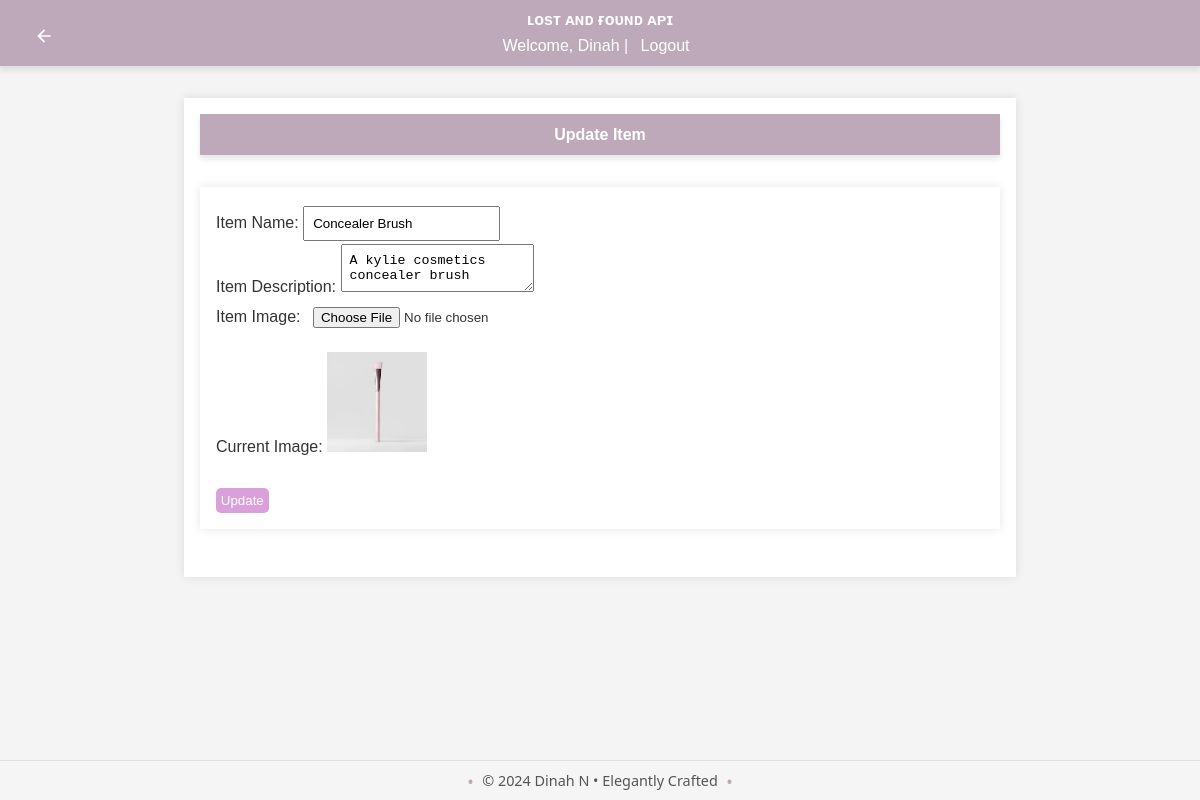
The app's page /admin/items/1 (signed in) with its own data.
### app/models/user.py (models this page shows, shortened)
class User(db.Model, UserMixin):
    id = db.Column(db.Integer, primary_key=True)
    username = db.Column(db.String(150), unique=True, nullable=False)
    email = db.Column(db.String(150), unique=True, nullable=False)
    password_hash = db.Column(db.String(150), nullable=False)
    role = db.Column(db.String(50), nullable=False, default='user')
    lost_reports = db.relationship('LostReport', back_populates='user', lazy=True)
    found_reports = db.relationship('FoundReport', back_populates='user', lazy=True)
    claims = db.relationship('Claim', back_populates='claim_user', lazy=True)
    rewards_received = db.relationship('Reward', foreign_keys='Reward.receiver_id', back_populates='receiver', lazy=True)
    rewards_paid = db.relationship('Reward', foreign_keys='Reward.payer_id', back_populates='payer', lazy=True)
    reset_tokens = db.relationship('PasswordResetToken', back_populates='user', lazy=True)
    comments = db.relationship('Comment', back_populates='user')
    @property
    def password(self):
        raise AttributeError('password is not a readable attribute')

### app/models/item.py (models this page shows)
class Item(db.Model):
    id = db.Column(db.Integer, primary_key=True)
    name = db.Column(db.String(150), nullable=False, unique=True)
    description = db.Column(db.Text, nullable=True)
    image_url = db.Column(db.String(250), nullable=True)
    lost_reports = db.relationship('LostReport', back_populates='item', lazy=True)
    found_reports = db.relationship('FoundReport', back_populates='item', lazy=True)
    comments = db.relationship('Comment', back_populates='item')
    is_returned = db.Column(db.Boolean, default=False, nullable=False)
    is_claimed = db.Column(db.Boolean, default=False, nullable=False)
    is_recovered = db.Column(db.Boolean, default=False, nullable=False)

### app/routes/admin.py (the view, shortened to what this page needs)
@bp.route('/items/<int:item_id>', methods=['GET', 'POST'])
@login_required
@admin_required
def update_item(item_id):
    item = Item.query.get_or_404(item_id)
    return render_template('update_item.html', item=item)

### app/__init__.py (called while the page is built)
def create_app():
    app = Flask(__name__)
    load_dotenv()
    app.config['SECRET_KEY'] = os.environ.get('FLASK_SECRET_KEY', secrets.token_hex(16))
    app.config.from_object('config.Config')
    app.config.from_pyfile('config.py', silent=True)
    register_extensions(app)
    register_blueprints(app)
    configure_cors(app)
    @app.before_request
    def method_override():
        if request.method == 'POST':
            method = request.form.get('_method')
            if method:
                method = method.upper()
                if method in ['PUT', 'DELETE']:
                    request.environ['REQUEST_METHOD'] = method
    return app

def register_extensions(app):
    db.init_app(app)
    migrate.init_app(app, db)
    bcrypt.init_app(app)
    login_manager.init_app(app)
    mail.init_app(app)
    @login_manager.user_loader
    def load_user(user_id):
        return user.User.query.get(int(user_id))

### app/templates/update_item.html (shortened to what this page needs)
{% extends "base.html" %}
{% block content %}
<header>
    <a href="{{ url_for('admin.dashboard') }}" class="back-button" title="Back to Dashboard">
        <svg xmlns="http://www.w3.org/2000/svg" viewBox="0 0 24 24" fill="currentColor" width="24" height="24">
            <path d="M20 11H7.83l5.59-5.59L12 4l-8 8 8 8 1.41-1.41L7.83 13H20v-2z"/>
        </svg>
    </a>
    <h1>Update Item</h1>
</header>
<main>
    <form action="{{ url_for('admin.update_item', item_id=item.id) }}" method="post" enctype="multipart/form-data">
        <div>
            <label for="name">Item Name:</label>
            <input type="text" id="name" name="name" value="{{ item.name }}" required>
        </div>
        <div>
            <label for="description">Item Description:</label>
            <textarea id="description" name="description">{{ item.description }}</textarea>
        </div>
        <div>
            <label for="image">Item Image:</label>
            <input type="file" id="image" name="image">
            {% if item.image_url %}
                <p>Current Image: <img src="{{ url_for('static', filename='uploads/' ~ item.image_url) }}" alt="{{ item.name }}" width="100"></p>
            {% endif %}
        </div>
        <div>
            <button type="submit">Update</button>
        </div>
    </form>
</main>
{% endblock %}

### app/templates/base.html (shortened to what this page needs)
<!DOCTYPE html>
<html lang="en">
<head>
    <link rel="stylesheet" href="{{ url_for('static', filename='styles.css') }}">
</head>
<body>
    <header>
        <h1>ʟᴏsᴛ ᴀɴᴅ ғᴏᴜɴᴅ ᴀᴘɪ</h1>
        {% if current_user.is_authenticated %}
            <p>Welcome, {{ current_user.username }} | <a href="{{ url_for('auth.logout') }}">Logout</a></p>
        {% else %}
            <p>
                <a href="{{ url_for('auth.login') }}">Login</a> |
                <a href="{{ url_for('auth.register') }}">Sign Up</a>
            </p>
        {% endif %}
    </header>
    <main>
        {% block content %}{% endblock %}
    </main>
    <footer>
        <p>&copy; 2024 Dinah N • Elegantly Crafted</p>
    </footer>
</body>
</html>

### app/static/styles.css (style rules this page uses)
body { font-family: 'Roboto', sans-serif; margin: 0; padding: 0; background-color: #f9f9f9; color: #333; }
.back-button { position: absolute; top: 20px; left: 20px; background-color: #bda9b9; color: white; width: 32px; height: 32px; border-radius: 50%; display: flex; justify-content: center; align-items: center; text-decoration: none; transition: background-color 0.3s ease; }
.back-button svg { width: 20px; height: 20px; }
header { background-color: #e7cbe1; color: #ecf0f1; padding: 20px 0; box-shadow: 0 4px 6px rgba(0, 0, 0, 0.1); }
header h1 { margin: 0; text-align: center; font-size: 1.0rem; }
main { padding: 40px; max-width: 1200px; margin: 0 auto; }
footer { background-color: #e7cbe1; color: #ecf0f1; text-align: center; padding: 20px 0; position: fixed; bottom: 0; width: 100%; }
button { border: none; border-radius: 5px; padding: 10px 20px; cursor: pointer; }

### app/templates/base.html (style rules this page uses)
body { font-family: Arial, sans-serif; background-color: #f4f4f4; margin: 0; padding: 0; }
header { background-color: #bda9b9; color: white; padding: 0.7rem; text-align: center; }
header p { margin: 0.5rem 0 0; }
header a { color: white; text-decoration: none; margin: 0 0.5rem; }
main { max-width: 800px; margin: 2rem auto; padding: 1rem; background-color: white; box-shadow: 0 0 10px rgba(0, 0, 0, 0.1); }
form { display: flex; flex-direction: column; }
form label { margin-top: 0.5rem; }
form input, form textarea, form select { padding: 0.5rem; margin-top: 0.2rem; }
form button { margin-top: 1rem; padding: 0.3rem; background-color: #daa0da; color: white; border: none; cursor: pointer; }
footer { background-color: whitesmoke; text-align: center; padding: 10px 0; font-family: 'Segoe UI', Tahoma, Geneva, Verdana, sans-serif; font-size: 0.9em; color: #555; border-top: 1px solid #e0e0e0; }
footer p { margin: 0; display: inline-block; position: relative; }
footer p::before, footer p::after { content: "•"; color: #bda9b9; font-size: 1.2em; position: absolute; top: 50%; transform: translateY(-50%); }
footer p::before { left: -15px; }
footer p::after { right: -15px; }

### records on screen
User: username "Dinah"
Item: name "Concealer Brush", description "A kylie cosmetics concealer brush", image_url (picture)
